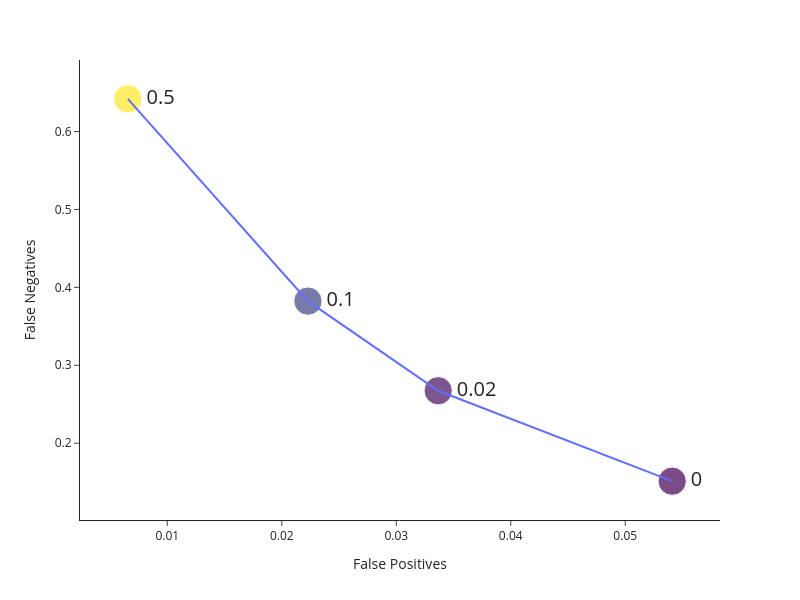

Notebook code for this chart:
### Code cell
data = pd.DataFrame(points)
data['size'] = 12

fig = px.scatter(data,
                 x='False Positives',
                 y='False Negatives',
                 color='label',
                 text='label',
                 size = 'size',
                 template='simple_white',
                 width=800,
                 height=600)

fig.update_layout(showlegend=False)
# fig.update_yaxes(   scaleanchor="x",
#                     scaleratio=1)
fig.update_traces(textposition='middle right',  textfont=dict(size=20))

data = data.sort_values(by="label")

fig.add_traces(list(px.line(data, x='False Positives', y='False Negatives').select_traces()))
fig.update(layout_coloraxis_showscale=False)

fig.show()

### Figure 1 — Plotly figure (JSON) as saved in the notebook; plotly's stock layout.template omitted (floating-point values rounded to 4 significant figures)
{"data": [{"hovertemplate": "False Positives=%{x}<br>False Negatives=%{y}<br>size=%{marker.size}<br>label=%{marker.color}<extra></extra>", "legendgroup": "", "marker": {"color": [0, 0.1, 0.02, 0.5], "coloraxis": "coloraxis", "size": [12, 12, 12, 12], "sizemode": "area", "sizeref": 0.03, "symbol": "circle"}, "mode": "markers+text", "name": "", "orientation": "v", "showlegend": false, "text": [0, 0.1, 0.02, 0.5], "textfont": {"size": 20}, "textposition": "middle right", "type": "scatter", "x": [0.0541, 0.02228, 0.03366, 0.006553], "xaxis": "x", "y": [0.1513, 0.3823, 0.2673, 0.6419], "yaxis": "y"}, {"hovertemplate": "False Positives=%{x}<br>False Negatives=%{y}<extra></extra>", "legendgroup": "", "line": {"color": "#636efa", "dash": "solid"}, "marker": {"symbol": "circle"}, "mode": "lines", "name": "", "orientation": "v", "showlegend": false, "type": "scatter", "x": [0.0541, 0.03366, 0.02228, 0.006553], "xaxis": "x", "y": [0.1513, 0.2673, 0.3823, 0.6419], "yaxis": "y"}], "layout": {"coloraxis": {"colorbar": {"title": {"text": "label"}}, "colorscale": [[0, "#440154"], [0.1111, "#482878"], [0.2222, "#3e4989"], [0.3333, "#31688e"], [0.4444, "#26828e"], [0.5556, "#1f9e89"], [0.6667, "#35b779"], [0.7778, "#6ece58"], [0.8889, "#b5de2b"], [1, "#fde725"]], "showscale": false}, "height": 600, "legend": {"itemsizing": "constant", "tracegroupgap": 0}, "margin": {"t": 60}, "showlegend": false, "width": 800, "xaxis": {"anchor": "y", "domain": [0, 1], "title": {"text": "False Positives"}}, "yaxis": {"anchor": "x", "domain": [0, 1], "title": {"text": "False Negatives"}}}}
